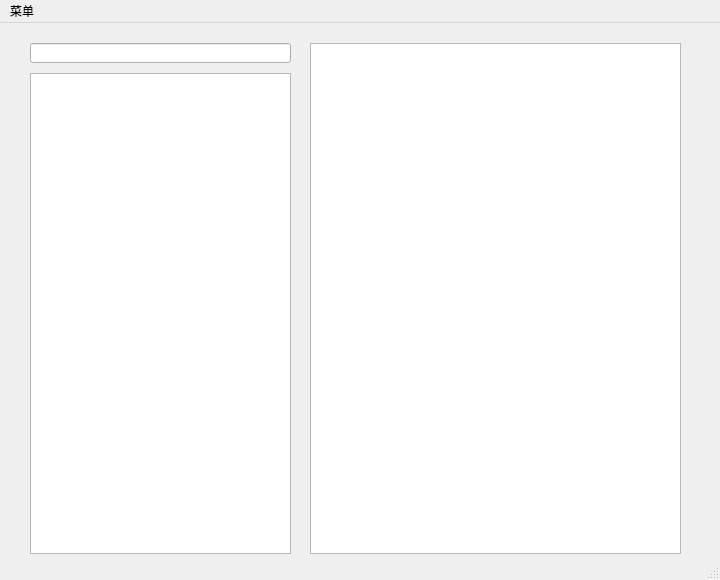
<?xml version="1.0" encoding="UTF-8"?>
<ui version="4.0">
 <class>MainWindow</class>
 <widget class="QMainWindow" name="MainWindow">
  <property name="geometry">
   <rect>
    <x>0</x>
    <y>0</y>
    <width>720</width>
    <height>580</height>
   </rect>
  </property>
  <property name="minimumSize">
   <size>
    <width>720</width>
    <height>580</height>
   </size>
  </property>
  <property name="maximumSize">
   <size>
    <width>720</width>
    <height>580</height>
   </size>
  </property>
  <property name="windowTitle">
   <string>MainWindow</string>
  </property>
  <widget class="QWidget" name="centralwidget">
   <widget class="QListView" name="listView">
    <property name="geometry">
     <rect>
      <x>30</x>
      <y>50</y>
      <width>261</width>
      <height>481</height>
     </rect>
    </property>
   </widget>
   <widget class="QLineEdit" name="lineEdit">
    <property name="geometry">
     <rect>
      <x>30</x>
      <y>20</y>
      <width>261</width>
      <height>20</height>
     </rect>
    </property>
   </widget>
   <widget class="QTextEdit" name="textEdit">
    <property name="geometry">
     <rect>
      <x>310</x>
      <y>20</y>
      <width>371</width>
      <height>511</height>
     </rect>
    </property>
   </widget>
  </widget>
  <widget class="QMenuBar" name="menubar">
   <property name="geometry">
    <rect>
     <x>0</x>
     <y>0</y>
     <width>720</width>
     <height>23</height>
    </rect>
   </property>
   <widget class="QMenu" name="menu">
    <property name="title">
     <string>菜单</string>
    </property>
    <addaction name="action"/>
   </widget>
   <addaction name="menu"/>
  </widget>
  <widget class="QStatusBar" name="statusbar"/>
  <action name="action">
   <property name="text">
    <string>信息插入</string>
   </property>
  </action>
 </widget>
 <resources/>
 <connections/>
</ui>
